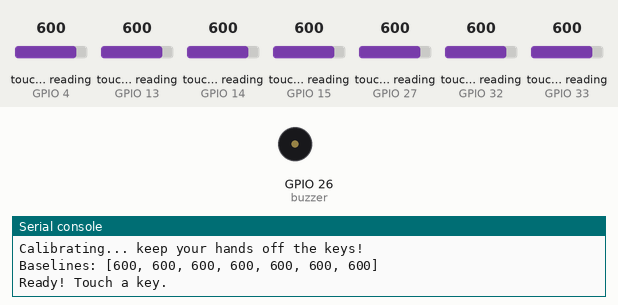
Bench run of a program on a simulated ESP32 board running MicroPython. Shown: buzzer (waves = sounding), the last lines printed to the serial console. The test bench sets the inputs (shaded band); at power-on: touch-pad reading (sensors on GPIO 4, GPIO 13, GPIO 15, GPIO 14, GPIO 27, GPIO 32, GPIO 33) 600.

Above: at 1.9 s.
2.0 s: touch-pad reading (sensor on GPIO 4) set to 425
3.5 s: touch-pad reading (sensor on GPIO 4) set to 409
At 4.1 s:
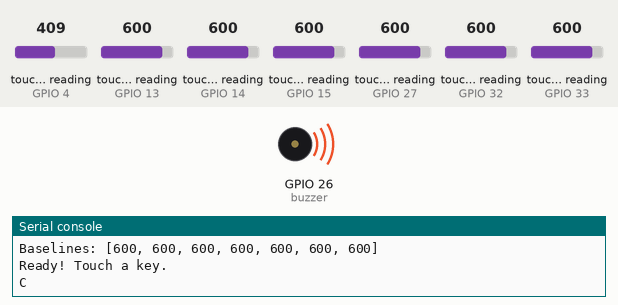
5.0 s: touch-pad reading (sensor on GPIO 4) set to 538
At 5.3 s:
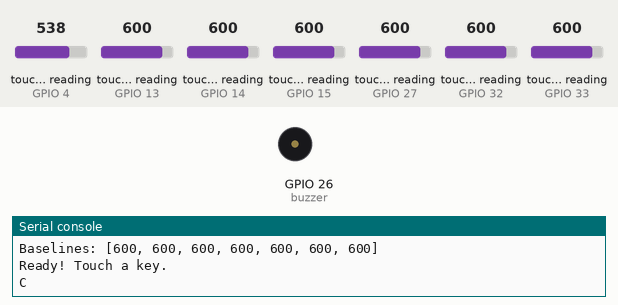
6.5 s: touch-pad reading (sensor on GPIO 13) set to 431
8.0 s: touch-pad reading (sensor on GPIO 13) set to 408
At 8.8 s:
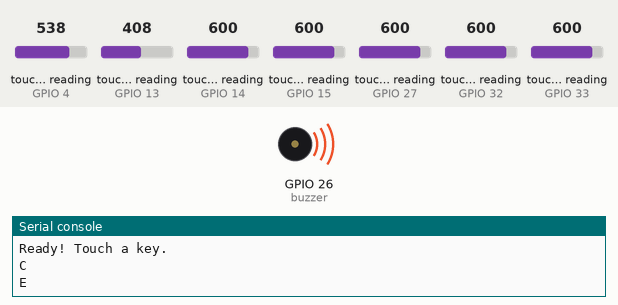
9.5 s: touch-pad reading (sensor on GPIO 15) set to 63
At 10.0 s:
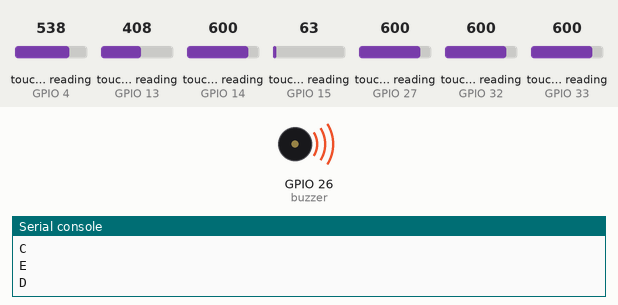
Timing chart, 0 to 12.0 s (numbered marks = the images above; inputs shaded):
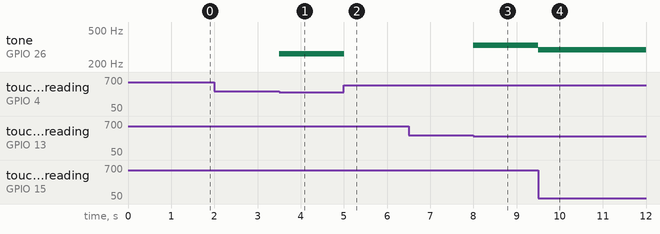

Measured:
- the behaviour switches between 420 and 419 on touch-pad reading (sensor on GPIO 4) (found by bisection; images 0 and 1)
- the behaviour switches between 420 and 419 on touch-pad reading (sensor on GPIO 13) (found by bisection; images 2 and 3)
- after the input at 2.0 s, every drawn part: stays the same
- after the input at 3.5 s, tone on GPIO 26 (buzzer): silent → 262 Hz at once
- after the input at 5.0 s, tone on GPIO 26 (buzzer): 262 Hz → silent at once
- after the input at 6.5 s, every drawn part: stays the same
- after the input at 8.0 s, tone on GPIO 26 (buzzer): silent → 330 Hz at once
- after the input at 9.5 s, tone on GPIO 26 (buzzer): 330 Hz → 294 Hz at once

The program:

touch_piano.py
```python
# Touch Piano: seven touch keys play a scale on the buzzer.
# Keys can be foil squares, coins, or even pieces of fruit!
import time
from machine import Pin, PWM, TouchPad

BUZZER_PIN = 26
VOLUME = 32768      # duty_u16: 0 is silent, 32768 (50%) is loudest
SENSITIVITY = 0.7   # a key counts as touched below 70% of its baseline

# (note name, touch pin, frequency in Hz), lowest note first
KEYS = [
    ("C", 4, 262),
    ("D", 15, 294),
    ("E", 13, 330),
    ("F", 14, 349),
    ("G", 27, 392),
    ("A", 33, 440),
    ("B", 32, 494),
]

# Optional: light a NeoPixel stick in a different colour for each note.
# Set USE_PIXELS = True if you have one plugged into GPIO 23.
USE_PIXELS = False
PIXEL_PIN = 23
NUM_PIXELS = 8
COLOURS = [(60, 0, 0), (60, 25, 0), (60, 60, 0), (0, 60, 0),
           (0, 50, 60), (0, 0, 60), (40, 0, 60)]

# Step 1: set up each component
buzzer = PWM(Pin(BUZZER_PIN), freq=262, duty_u16=0)
pads = [TouchPad(Pin(pin)) for name, pin, freq in KEYS]

pixels = None
if USE_PIXELS:
    from neopixel import NeoPixel
    pixels = NeoPixel(Pin(PIXEL_PIN, Pin.OUT), NUM_PIXELS)


# Step 2: small functions for each job
def calibrate():
    # Learn what each key reads when nobody is touching it
    print("Calibrating... keep your hands off the keys!")
    baselines = []
    for pad in pads:
        total = 0
        for i in range(20):
            total += pad.read()
            time.sleep_ms(5)
        baselines.append(total // 20)
    print("Baselines:", baselines)
    return baselines


def pressed_key():
    # Return the index of the lowest touched key, or None
    for i in range(len(pads)):
        if pads[i].read() < baselines[i] * SENSITIVITY:
            return i
    return None


def show_colour(key):
    if pixels is None:
        return
    colour = (0, 0, 0) if key is None else COLOURS[key]
    for i in range(NUM_PIXELS):
        pixels[i] = colour
    pixels.write()


# Step 3: play whichever key is being touched
baselines = calibrate()
print("Ready! Touch a key.")
current = None

while True:
    key = pressed_key()
    if key != current:           # only act when something changes
        if key is None:
            buzzer.duty_u16(0)
        else:
            name, pin, freq = KEYS[key]
            buzzer.freq(freq)
            buzzer.duty_u16(VOLUME)
            print(name)
        show_colour(key)
        current = key
    time.sleep_ms(10)
```
